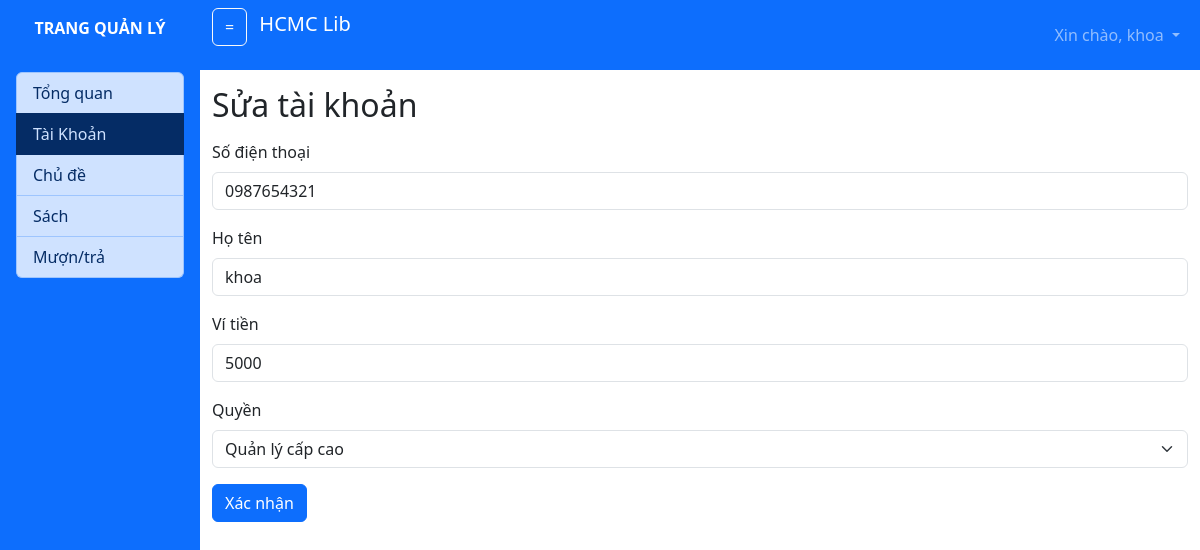
Screenshot of /admin/user/edit/2 (signed in) with the database file from the repository.
### tables this page shows
CREATE TABLE `taikhoan` (
  `MaTK` int NOT NULL,
  `SoDienThoai` text NOT NULL,
  `MatKhau` int NOT NULL,
  `HoTen` varchar(50) NOT NULL,
  `HinhAnh` varchar(50) DEFAULT NULL,
  `ViTien` int DEFAULT '0' COMMENT 'Tiền cọc mở tài khoản và thanh toán chi phí mượn sách',
  `Quyen` int NOT NULL DEFAULT '0' COMMENT '0:bạn đọc, 1:quản lý, 2: qly cap cao'
);

### model/m_pdo.php (called while the page is built, shortened)
<?php
function pdo_get_connection(){
    $dburl = "mysql:host=localhost;dbname=thuvien;charset=utf8";
    $username = 'root';
    $password = '';
    $conn = new PDO($dburl, $username, $password);
    $conn->setAttribute(PDO::ATTR_ERRMODE, PDO::ERRMODE_EXCEPTION);
    return $conn;
}
function pdo_query_one($sql){
    $sql_args = array_slice(func_get_args(), 1);
    try{
        $conn = pdo_get_connection();
        $stmt = $conn->prepare($sql);
        $stmt->execute($sql_args);
        $row = $stmt->fetch(PDO::FETCH_ASSOC);
        return $row;
    }
    catch(PDOException $e){
        throw $e;
    }
    finally{
        unset($conn);
    }
}

### model/m_user.php (called while the page is built, shortened)
<?php
include_once 'm_pdo.php';
function user_getById($MaTK){
    return pdo_query_one("SELECT * from taikhoan where MaTK=?", $MaTK);
}
?>

### view/v_admin_user_edit.php (the view, shortened to what this page needs)
<h2 class="my-3">Sửa tài khoản</h2>
        <form action="" method="POST">
        <div class="mb-3">
            <label for="SoDienThoai" class="form-label">Số điện thoại</label>
            <input value="<?=$tk['SoDienThoai']?>" type="text" class="form-control" id="SoDienThoai" name="SoDienThoai">
        </div>
        <div class="mb-3">
            <label for="HoTen" class="form-label">Họ tên</label>
            <input value="<?=$tk['HoTen']?>" type="text" class="form-control" id="HoTen" name="HoTen">
        </div>
        <div class="mb-3">
            <label for="ViTien" class="form-label">Ví tiền</label>
            <input value="<?=$tk['ViTien']?>" type="number" class="form-control" id="ViTien" name="ViTien">
        </div>
        <div class="mb-3">
            <label for="Quyen" class="form-label">Quyền</label>
            <select name="Quyen" id="Quyen" class="form-select" aria-label="Default select example">
            <option value="2" <?=($tk['Quyen']==2)?'selected':''?>>Quản lý cấp cao</option>
            </select>
        </div>
        <button name="submit" value="submit" type="submit" class="btn btn-primary">Xác nhận</button>
        </form>

### rows the page displays
taikhoan: SoDienThoai "0987654321", HoTen "khoa", ViTien "5000", Quyen "Quản lý cấp cao"

### other values shown
$_SESSION['user']['HoTen'] "khoa"
